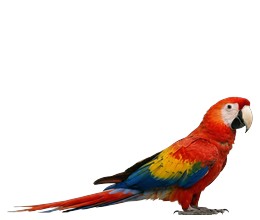
#> input picture Assets/Birds/ScarletMacaw/Idle/frame_001.png, 260 x 220 px, found by its file name
$ python generate_store_logos.py
#> lines starting #> are read from the running program, lines starting #| are printed output that depends on the picture
import os
from PIL import Image, ImageDraw, ImageFont

output_dir = r"K:\Parot\Store-Screenshots"
os.makedirs(output_dir, exist_ok=True)

def get_font(size, bold=False):
    font_names = [
        "C:\\Windows\\Fonts\\segoeuib.ttf" if bold else "C:\\Windows\\Fonts\\segoeui.ttf",
        "C:\\Windows\\Fonts\\arialbd.ttf" if bold else "C:\\Windows\\Fonts\\arial.ttf"
    ]
    for fn in font_names:
        if os.path.exists(fn):
            try:
                return ImageFont.truetype(fn, size)
            except:
                pass
    return ImageFont.load_default()

macaw_path = r"K:\Parot\Assets\Birds\ScarletMacaw\Idle\frame_001.png"
bird_img = Image.open(macaw_path).convert("RGBA") if os.path.exists(macaw_path) else None
#> bird_img is the input picture: PIL image 260x220 RGBA; mean R, G, B, A 19.2, 9.2, 5.8, 37.8

# 1. 1:1 Box Art (1080 x 1080)
box = Image.new("RGBA", (1080, 1080), (15, 23, 42, 255))
draw_box = ImageDraw.Draw(box)
# Gradient & radial glow
for r in range(450, 0, -25):
    alpha = int((1.0 - (r / 450.0)) * 60)
    draw_box.ellipse([540 - r, 540 - r, 540 + r, 540 + r], outline=(59, 130, 246, alpha), width=15)

if bird_img:
    b_resized = bird_img.resize((560, 560), Image.Resampling.LANCZOS)
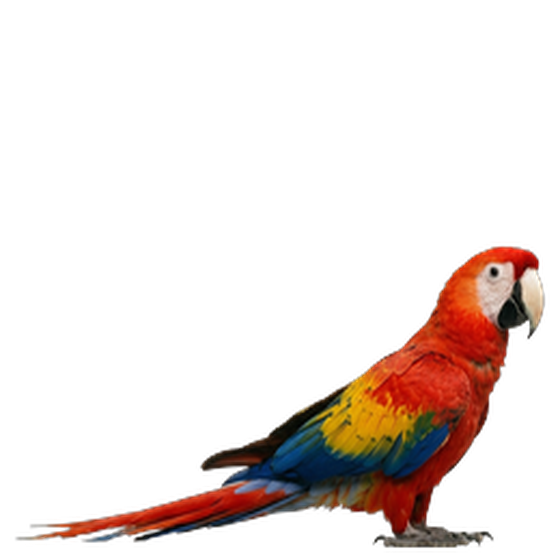
#> b_resized: PIL image 560x560 RGBA; mean R, G, B, A 20.4, 9.9, 6.3, 37.8; transparent parts drawn white
    box.paste(b_resized, (260, 180), b_resized)
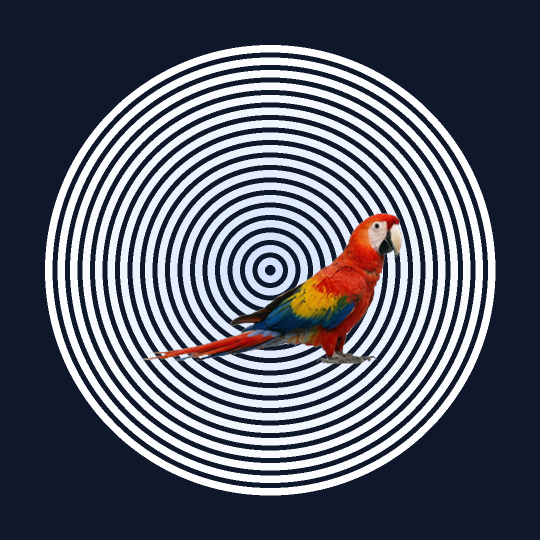
#> box: PIL image 1080x1080 RGBA (shown at 1/2 size); mean R, G, B, A 33, 57.5, 104.9, 181; transparent parts drawn white

draw_box.text((540, 780), "Parot", fill=(255, 255, 255), font=get_font(84, bold=True), anchor="mt")
draw_box.text((540, 880), "Desktop Bird Companion", fill=(56, 189, 248), font=get_font(36, bold=True), anchor="mt")
box.save(os.path.join(output_dir, "BoxArt_1080x1080.png"))
print("Saved BoxArt_1080x1080.png")

# 2. 9:16 Poster Art (720 x 1080)
poster = Image.new("RGBA", (720, 1080), (15, 23, 42, 255))
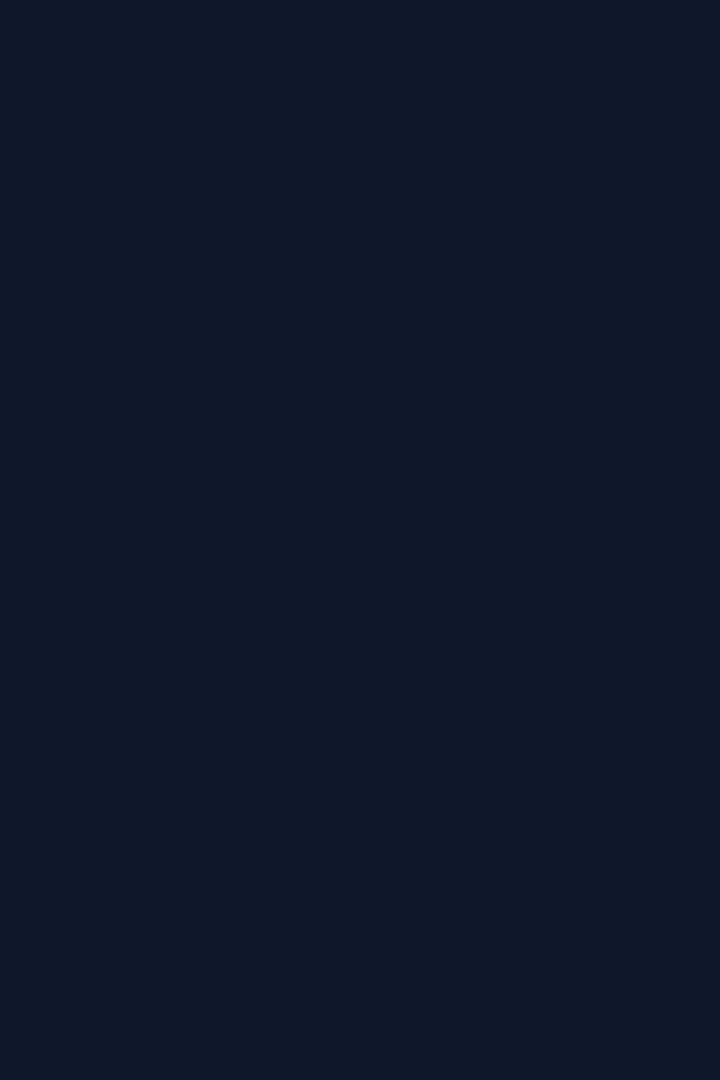
#> poster: PIL image 720x1080 RGBA; mean R, G, B, A 15, 23, 42, 255
draw_poster = ImageDraw.Draw(poster)
for r in range(350, 0, -20):
    alpha = int((1.0 - (r / 350.0)) * 50)
    draw_poster.ellipse([360 - r, 500 - r, 360 + r, 500 + r], outline=(225, 29, 72, alpha), width=12)

if bird_img:
    b_resized = bird_img.resize((480, 480), Image.Resampling.LANCZOS)
#> b_resized: PIL image 480x480 RGBA
    poster.paste(b_resized, (120, 240), b_resized)
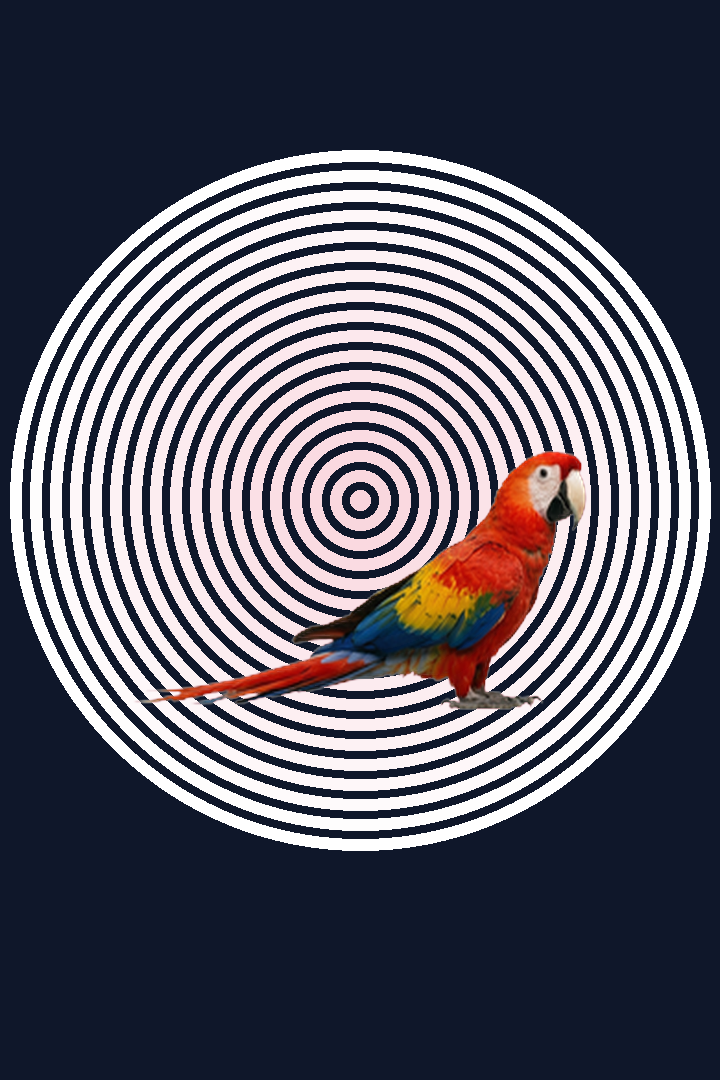
#> poster: PIL image 720x1080 RGBA; mean R, G, B, A 77.9, 26.3, 50.1, 188.1; transparent parts drawn white

draw_poster.text((360, 760), "Parot", fill=(255, 255, 255), font=get_font(72, bold=True), anchor="mt")
draw_poster.text((360, 850), "Desktop Companion", fill=(251, 191, 36), font=get_font(32, bold=True), anchor="mt")
poster.save(os.path.join(output_dir, "PosterArt_720x1080.png"))
print("Saved PosterArt_720x1080.png")

# 3. 1:1 App Tile Icon (300 x 300)
tile = Image.new("RGBA", (300, 300), (15, 23, 42, 255))
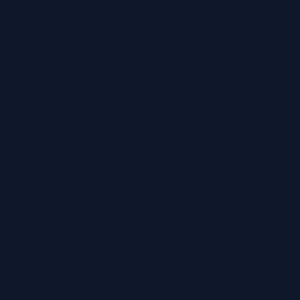
#> tile: PIL image 300x300 RGBA; mean R, G, B, A 15, 23, 42, 255
if bird_img:
    b_resized = bird_img.resize((220, 220), Image.Resampling.LANCZOS)
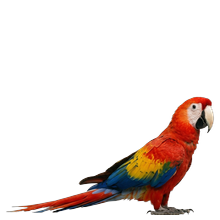
#> b_resized: PIL image 220x220 RGBA; mean R, G, B, A 19.6, 9.4, 5.9, 37.8; transparent parts drawn white
    tile.paste(b_resized, (40, 40), b_resized)
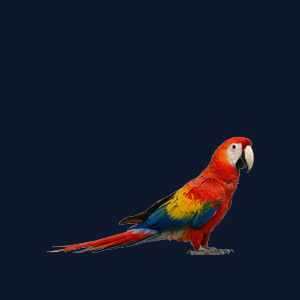
#> tile: PIL image 300x300 RGBA; mean R, G, B, A 23.8, 25.9, 41.6, 254.5; transparent parts drawn white
tile.save(os.path.join(output_dir, "AppTile_300x300.png"))
print("Saved AppTile_300x300.png")
